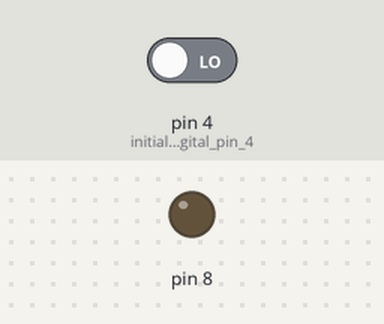
Bench run of a sketch on a simulated Arduino Uno, built with avr-gcc and run on an emulated ATmega328P. Shown: output pins drawn as LEDs (lit = HIGH). Inputs (shaded band) come from the test bench; at power-on: pin 4 (initialize_digital_pin_4) LOW.

Above: at 1.2 s.
1.3 s: pin 4 (initialize_digital_pin_4) driven HIGH
At 2.5 s:
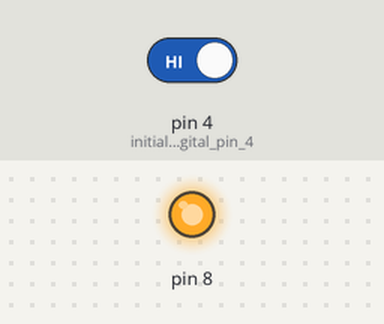
2.8 s: pin 4 (initialize_digital_pin_4) driven LOW
At 3.8 s:
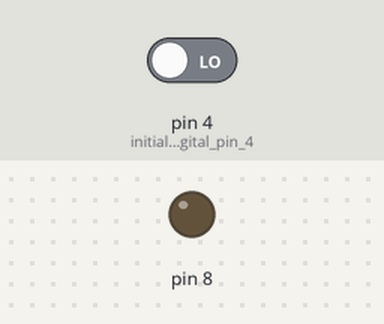
Timing chart, 0 to 5.8 s (numbered marks = the images above; inputs shaded):
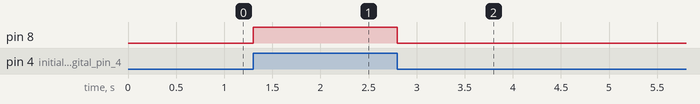

Measured:
- after the input at 1.3 s, pin 8: LOW → HIGH at once
- after the input at 2.8 s, pin 8: HIGH → LOW at once

The sketch:

led_with_switch.ino
```cpp
int sensorValue;

void setup() {
  // put your setup code here, to run once:
Serial.begin(9600);
pinMode(4,INPUT);  //initialize digital pin 4 as an input with the internal pull-up resistor enabled
pinMode(8,OUTPUT);


}

void loop() {
sensorValue=digitalRead(4);

if (sensorValue==HIGH)
{
  digitalWrite(8,HIGH);
}
else
{
  digitalWrite(8,LOW);
}

}
```
